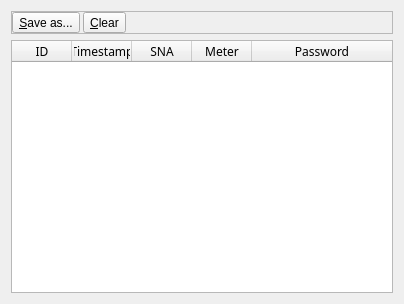
<?xml version="1.0" encoding="UTF-8"?>
<ui version="4.0">
 <class>CredentialsUI</class>
 <widget class="QWidget" name="CredentialsUI">
  <property name="geometry">
   <rect>
    <x>0</x>
    <y>0</y>
    <width>404</width>
    <height>304</height>
   </rect>
  </property>
  <property name="windowTitle">
   <string>Form</string>
  </property>
  <layout class="QGridLayout" name="gridLayout_2">
   <item row="0" column="0">
    <widget class="QFrame" name="frame">
     <property name="frameShape">
      <enum>QFrame::StyledPanel</enum>
     </property>
     <property name="frameShadow">
      <enum>QFrame::Raised</enum>
     </property>
     <layout class="QGridLayout" name="gridLayout">
      <property name="leftMargin">
       <number>0</number>
      </property>
      <property name="topMargin">
       <number>0</number>
      </property>
      <property name="rightMargin">
       <number>0</number>
      </property>
      <property name="bottomMargin">
       <number>0</number>
      </property>
      <property name="spacing">
       <number>3</number>
      </property>
      <item row="0" column="0">
       <widget class="QToolButton" name="saveButton">
        <property name="text">
         <string>&amp;Save as...</string>
        </property>
       </widget>
      </item>
      <item row="0" column="1">
       <widget class="QToolButton" name="clearButton">
        <property name="text">
         <string>&amp;Clear</string>
        </property>
       </widget>
      </item>
      <item row="0" column="2">
       <spacer name="horizontalSpacer">
        <property name="orientation">
         <enum>Qt::Horizontal</enum>
        </property>
        <property name="sizeHint" stdset="0">
         <size>
          <width>270</width>
          <height>20</height>
         </size>
        </property>
       </spacer>
      </item>
     </layout>
    </widget>
   </item>
   <item row="1" column="0">
    <widget class="QTableWidget" name="tableWidget">
     <property name="font">
      <font>
       <family>Cascadia Code PL</family>
      </font>
     </property>
     <property name="selectionBehavior">
      <enum>QAbstractItemView::SelectRows</enum>
     </property>
     <property name="sortingEnabled">
      <bool>true</bool>
     </property>
     <attribute name="horizontalHeaderVisible">
      <bool>true</bool>
     </attribute>
     <attribute name="horizontalHeaderDefaultSectionSize">
      <number>60</number>
     </attribute>
     <attribute name="horizontalHeaderStretchLastSection">
      <bool>true</bool>
     </attribute>
     <attribute name="verticalHeaderVisible">
      <bool>false</bool>
     </attribute>
     <attribute name="verticalHeaderDefaultSectionSize">
      <number>14</number>
     </attribute>
     <attribute name="verticalHeaderMinimumSectionSize">
      <number>14</number>
     </attribute>
     <column>
      <property name="text">
       <string>ID</string>
      </property>
     </column>
     <column>
      <property name="text">
       <string>Timestamp</string>
      </property>
     </column>
     <column>
      <property name="text">
       <string>SNA</string>
      </property>
     </column>
     <column>
      <property name="text">
       <string>Meter</string>
      </property>
     </column>
     <column>
      <property name="text">
       <string>Password</string>
      </property>
     </column>
    </widget>
   </item>
  </layout>
 </widget>
 <resources/>
 <connections/>
</ui>
